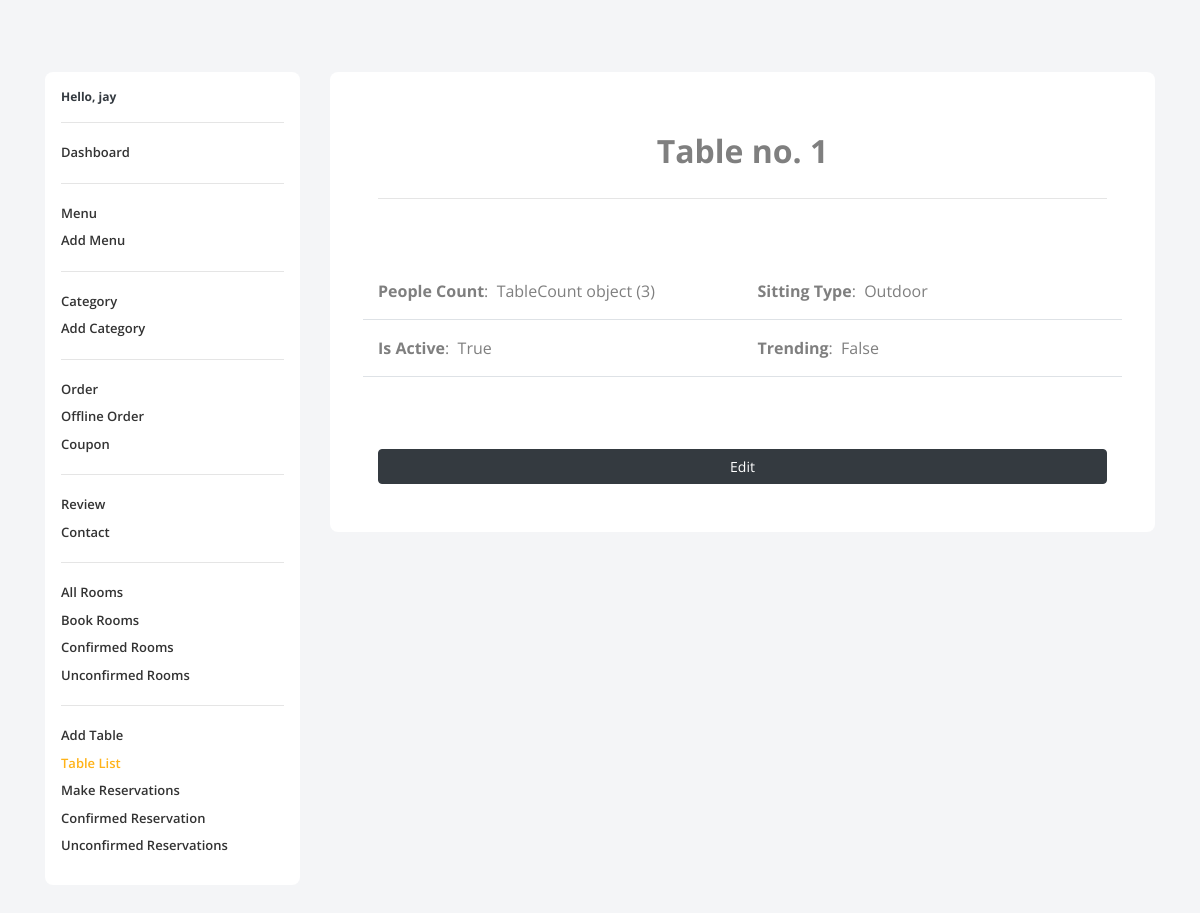
The page /analytics/table/detail/1/ (signed in) on the database its author committed.
### users/models.py (models this page shows, shortened)
class User(AbstractBaseUser, PermissionsMixin):
    email = models.EmailField(_('Email'), unique=True, max_length=320, help_text='Provide an email for registration')
    name = models.CharField(_('Name'), max_length=70)
    phone_number = models.BigIntegerField(help_text='Provide an mobile number without +91')  # TODO add validator
    date_confirmation_mail_sent = models.DateTimeField(_('date confirmation mail sent'), default=timezone.now)
    date_joined = models.DateTimeField(_('date joined'), auto_now_add=True)
    is_active = models.BooleanField(_('active'), default=False)
    is_verified = models.BooleanField(_('verified'), default=False)
    is_staff = models.BooleanField(_('staff'), default=False)
    token = models.TextField(_('token'), blank=True, null=True)  # Used in DRF
    objects = UserManager()
    USERNAME_FIELD = 'email'
    EMAIL_FIELD = 'email'
    REQUIRED_FIELDS = ['phone_number']
    class Meta:
        verbose_name = _('user')
        verbose_name_plural = _('users')

### menu/models.py (models this page shows, shortened)
class Table(models.Model):
    title = models.CharField(max_length=200, unique=True)
    slug = models.SlugField(unique=True, blank=True, null=True)
    people_count = models.ForeignKey(TableCount, on_delete=models.CASCADE)
    sitting_type = models.ForeignKey(TableView, on_delete=models.CASCADE)
    is_active = models.BooleanField(default=True)
    trending = models.BooleanField(default=False)
    date_added = models.DateTimeField(auto_now_add=True)
    qr_code = models.ImageField(upload_to='qr_code', null=True, blank=True)
    class Meta:
        ordering = ['title']

class TableCount(models.Model):
    title = models.CharField(max_length=200)
    slug = models.SlugField(unique=True, blank=True, null=True)

class TableView(models.Model):
    title = models.CharField(max_length=200, unique=True)
    slug = models.SlugField(unique=True, blank=True, null=True)
    def __str__(self):
        return self.title

### analytics/views.py (the view)
# urls.py: path('table/detail/<int:pk>/', views.TableDetailView.as_view(), name='table-detail'),
class TableDetailView(LoginRequiredMixin, IsAdmin, DetailView):
    model = Table
    template_name = 'analytics/table_detail.html'

### analytics/views.py (called while the page is built)
    def dispatch(self, request, *args, **kwargs):
        if request.user.is_staff and request.user.is_active and request.user.is_verified:
            return super().dispatch(request, *args, **kwargs)
        else:
            raise PermissionDenied

### home/context_processors.py (called while the page is built)
def get_current_year_to_context(request):
    current_datetime = datetime.datetime.now()
    return {
        'current_year': current_datetime.year
    }

def get_reservation_data(request):
    people_count_list = TableCount.objects.all()
    sitting_area = TableView.objects.all()
    time_list = TableTime.objects.all()
    context = {
        'people_count_list': people_count_list,
        'sitting_area': sitting_area,
        'time_list': time_list,
    }
    return context

### order/context_processors.py (called while the page is built)
def cart_details(request):
    cart_count = 0
    cart_list = ''
    order = ''
    context = {}
    if request.user.is_authenticated:
        cart_list = Cart.objects.filter(ordered=False, user=request.user)
        order = Order.objects.filter(ordered=False, user=request.user).first()
        if cart_list:
            cart_count = cart_list.count()
    context['cart_count'] = cart_count
    context['cart_list'] = cart_list
    context['orders'] = order
    return context

### analytics/templates/analytics/table_detail.html
{% extends "analytics/base.html" %}
{% load crispy_forms_tags %}
{% block table-list %}style="color: #FFB319;"{% endblock %}
{% block data %}
<div style="border-radius: 0.5em;" class="container mb-5 px-5 py-5 bg-white">
    <h2 align="center" class="py-2 font-weight-bold">Table no. {{object.title}}</h2><hr>
    <br><br>
    <div class="row border-bottom py-3">
        <div class="col-lg-6">
            <span><strong>People Count</strong>: &nbsp;{{ object.people_count }}</span>
        </div>
        <div class="col-lg-6">
            <span><strong>Sitting Type</strong>: &nbsp;{{ object.sitting_type }}</span>
        </div>
    </div>
    <div class="row border-bottom py-3">
        <div class="col-lg-6">
            <span><strong>Is Active</strong>: &nbsp;{{ object.is_active }}</span>
        </div>
        <div class="col-lg-6">
            <span><strong>Trending</strong>: &nbsp;{{ object.trending }}</span>
        </div>
    </div>
    <br>
    <a class="btn btn-dark w-100 mt-5" href="{% url 'analytics:rooms-update' object.id %}">Edit</a>
</div>
{% endblock %}

### analytics/templates/analytics/base.html (shortened to what this page needs)
{% load static %}
<!DOCTYPE html>
<html class="no-js" lang="en">
<head>
     <link rel="stylesheet" href="https://cdn.jsdelivr.net/npm/bootstrap@4.6.0/dist/css/bootstrap.min.css">
    <link rel="stylesheet" href="{% static 'home/analytics/css/vendor.css' %}">
    <link rel="stylesheet" href="{% static 'home/analytics/css/utility.css' %}">
    <link rel="stylesheet" href="{% static 'home/analytics/css/app.color2.css' %}">
    <link type="text/css" rel="stylesheet" href="{% static 'home/css/custom_style.css' %}">
</head>
<body onload="on_load_fs()" class="config" style="background: #F4F5F7;">
<br>
<br>
<br>
        <div class="u-s-p-b-60">
                <div class="section__content">
                    <div class="dash">
                        <div class="container">
                            <div class="row">
                                <div class="col-lg-3 col-md-12">
                                    <div class="bg-white u-s-m-b-30" style="border-radius: 0.5em;">
                                        <div class="" style="text-align: left; padding: 1em; padding-bottom: 0.1em;">
                                            <a data-toggle="collapse" data-target=".collapse" href="#collapseExample" role="button" aria-expanded="false" aria-controls="collapseExample" class="dash__text u-s-m-b-16 font-weight-bolder text-dark">Hello, {{ user.name }} <span class="float-right"><i class="fas fa-chevron-down"></i></span></a>
                                            <ul class="dash__f-list ah-list--link-color-secondary collapse show" id="collapseExample" >
                                                <hr>
                                                <li >
                                                    <a class="dash-active"  {% block dashboard %}{% endblock %} href="{% url 'analytics:dashboard' %}">Dashboard</a>
                                                </li>
                                                <hr>
                                                <li >
                                                    <a class="dash-active"  {% block nav-menu %}{% endblock %} href="{% url 'analytics:menu-list' %}">Menu</a>
                                                </li>
                                                <li >
                                                    <a class="dash-active"  {% block nav-menu-add %}{% endblock %} href="{% url 'analytics:menu-add' %}">Add Menu</a>
                                                </li>
                                                <hr>
                                                <li >
                                                    <a class="dash-active" {% block nav-category %}{% endblock %}  href="{% url 'analytics:category-list' %}">Category</a>
                                                </li>
                                                <li >
                                                    <a class="dash-active"   href="{% url 'analytics:category-add' %}">Add Category</a>
                                                </li>
                                                <hr>
                                                <li >
                                                    <a class="dash-active"  href="{% url 'analytics:order-list' %}">Order </a>
                                                </li>
                                                <li >
                                                    <a class="dash-active"  href="{% url 'analytics:offline-order-list' %}">Offline Order </a>
                                                </li>
                                                <li >
                                                    <a class="dash-active" {% block nav-coupon %}{% endblock %} href="{% url 'analytics:coupon-list' %}">Coupon</a>
                                                </li>
                                                <hr>
                                                <li >
                                                    <a class="dash-active" {% block nav-review %}{% endblock %} href="{% url 'analytics:review-list' %}">Review </a>
                                                </li>
                                                <li>
                                                    <a class="dash-active" {% block nav-contact %}{% endblock %} href="{% url 'analytics:contact' %}">Contact </a>
                                                </li>
                                                <hr>
                                                <li >
                                                    <a class="dash-active" {% block nav-room %}{% endblock %} href="{% url 'analytics:rooms-list' %}">All Rooms</a>
                                                </li>
                                                {% if '/analytics/book/room/' in request.get_full_path %}
                                                <li >
                                                    <a class="dash-active" style="color: #FFB319;" href="{% url 'analytics:admin-book-table' %}">Book Rooms</a>
                                                </li>
                                                {% else %}
                                                <li >
                                                    <a class="dash-active"  href="{% url 'analytics:admin-book-room' %}">Book Rooms</a>
                                                </li>
                                                {% endif %}
                                                {% if '/analytics/room/list/' in request.get_full_path %}
                                                <li >
                                                    <a class="dash-active" style="color: #FFB319;"  href="{% url 'analytics:booked-room-list' %}">Confirmed Rooms</a>
                                                </li>
                                                {% else %}
                                                <li >
                                                    <a class="dash-active" href="{% url 'analytics:booked-room-list' %}">Confirmed Rooms</a>
                                                </li>
                                                {% endif %}
                                                {% if '/analytics/room/not/confirmed/list/' in request.get_full_path %}
                                                <li >
                                                    <a class="dash-active" style="color: #FFB319;" href="{% url 'analytics:not-confirmed-rooms-list' %}">Unconfirmed Rooms <span id="room_booking_to_confirmed" class="badge badge-primary badge-pill"></span></a>
                                                </li>
                                                {% else %}
                                                <li >
                                                    <a class="dash-active"  href="{% url 'analytics:not-confirmed-rooms-list' %}">Unconfirmed Rooms </a>
                                                </li>
                                                {% endif %}
                                                <hr>
                                                <li >
                                                    <a class="dash-active" {% block nav-table %}{% endblock %} href="{% url 'analytics:table-create' %}">Add Table</a>
                                                </li>
                                                <li >
                                                    <a class="dash-active" {% block table-list %}{% endblock %} href="{% url 'analytics:table-list' %}">Table List</a>
                                                </li>
                                                {% if '/analytics/book/table/' in request.get_full_path %}
                                                <li >
                                                    <a class="dash-active" style="color: #FFB319;" href="{% url 'analytics:admin-book-table' %}">Make Reservations</a>
                                                </li>
                                                {% else %}
                                                <li >
                                                    <a class="dash-active" href="{% url 'analytics:admin-book-table' %}">Make Reservations</a>
                                                </li>
                                                {% endif %}
                                                {% if '/analytics/reservations/' in request.get_full_path %}
                                                <li >
                                                    <a class="dash-active" style="color: #FFB319;" href="{% url 'analytics:table-reservation-list' %}">Confirmed Reservation</a>
                                                </li>
                                                {% else %}
                                                <li >
                                                    <a class="dash-active" href="{% url 'analytics:table-reservation-list' %}">Confirmed Reservation</a>
                                                </li>
                                                {% endif %}
                                                {% if '/analytics/table/not/confirmed/list/' in request.get_full_path %}
                                                <li>
                                                    <a class="dash-active" style="color: #FFB319;" href="{% url 'analytics:not-confirmed-table-list' %}">Unconfirmed Reservations <span id="table_booking_to_confirmed" class="badge badge-primary badge-pill"></span></a>
                                                </li>
                                                {% else %}
                                                <li >
                                                    <a class="dash-active"  href="{% url 'analytics:not-confirmed-table-list' %}">Unconfirmed Reservations </a>
                                                </li>
                                                {% endif %}
                                                <br>
                                            </ul>
                                        </div>
                                    </div>
                                </div>
                                <div class="col-lg-9 col-md-12">
                                            {% block data %} {% endblock data %}
                                </div>
                            </div>
                        </div>
                    </div>
                </div>
            </div>
</body>
</html>

### rows shown on the page
User: name "jay"
Table: title "1", people_count "TableCount object (3)", sitting_type "Outdoor", is_active "True", trending "False"
